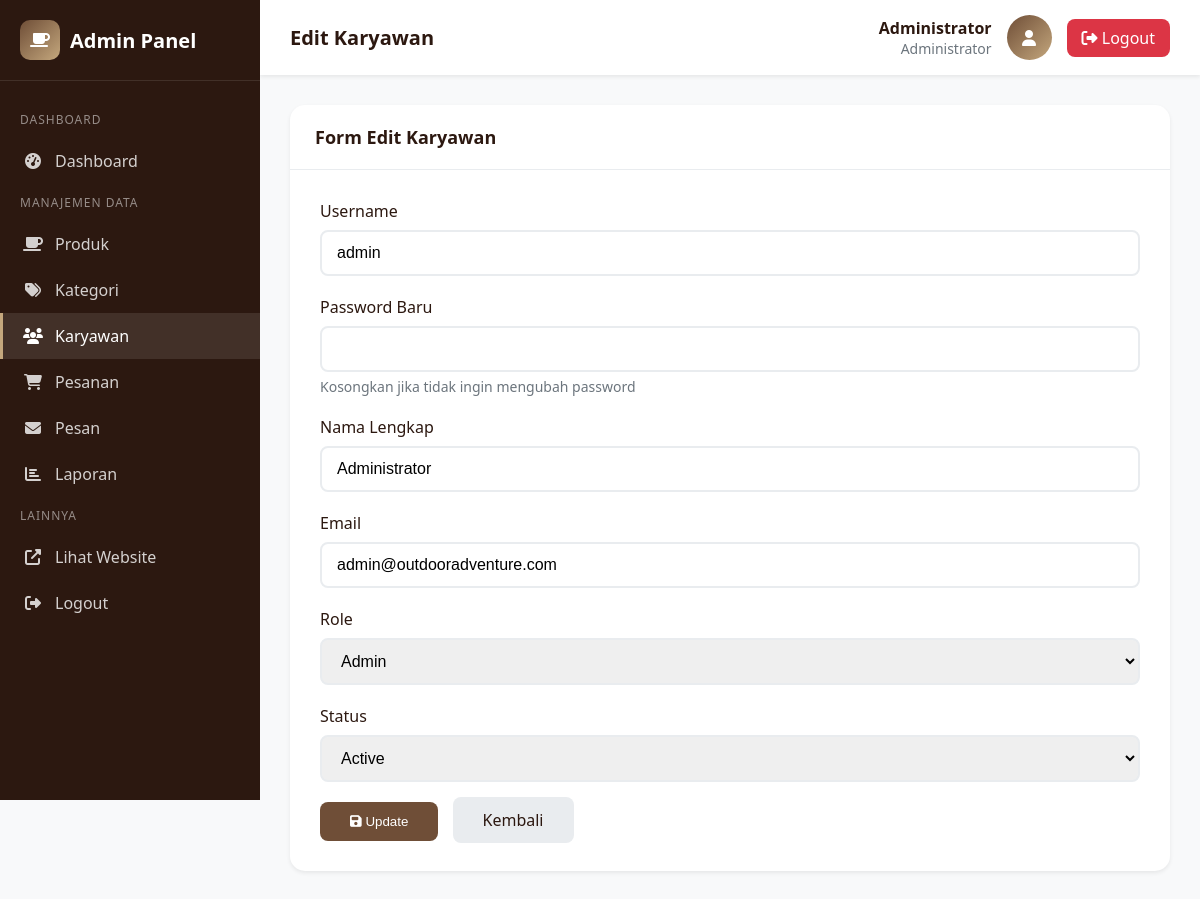
/admin/users/edit.php?id=1 (signed in), run on the app's committed database.
### tables this page shows
CREATE TABLE IF NOT EXISTS users (
    id INT PRIMARY KEY AUTO_INCREMENT,
    username VARCHAR(50) NOT NULL UNIQUE,
    password VARCHAR(255) NOT NULL,
    nama_lengkap VARCHAR(100) NOT NULL,
    email VARCHAR(100) NOT NULL,
    role ENUM('admin', 'kasir', 'pengelola') DEFAULT 'kasir',
    status ENUM('active', 'inactive') DEFAULT 'active',
    created_at TIMESTAMP DEFAULT CURRENT_TIMESTAMP
);

### config/functions.php (called while the page is built, shortened)
<?php
require_once 'database.php';
function getUserById($id)
{
    global $conn;
    $stmt = $conn->prepare("SELECT * FROM users WHERE id = ?");
    $stmt->bind_param("i", $id);
    $stmt->execute();
    return $stmt->get_result()->fetch_assoc();
}

### admin/users/edit.php (the view, shortened to what this page needs)
<?php
require_once '../../config/functions.php';
$id = isset($_GET['id']) ? (int)$_GET['id'] : 0;
$user = getUserById($id);
?>
<!DOCTYPE html>
<html lang="id">
<head>
    <link rel="stylesheet" href="https://cdnjs.cloudflare.com/ajax/libs/font-awesome/6.4.0/css/all.min.css">
</head>
<body>
    <aside class="sidebar">
        <div class="sidebar-brand">
            <div class="logo-icon"><i class="fas fa-coffee"></i></div>
            <span>Admin Panel</span>
        </div>
        <nav class="sidebar-menu">
            <div class="menu-section">Dashboard</div>
            <a href="../index.php" class="menu-item"><i class="fas fa-tachometer-alt"></i><span>Dashboard</span></a>
            <div class="menu-section">Manajemen Data</div>
            <a href="../products/index.php" class="menu-item"><i class="fas fa-coffee"></i><span>Produk</span></a>
            <a href="../categories/index.php" class="menu-item"><i class="fas fa-tags"></i><span>Kategori</span></a>
            <a href="index.php" class="menu-item active"><i class="fas fa-users"></i><span>Karyawan</span></a>
            <a href="../orders/index.php" class="menu-item"><i class="fas fa-shopping-cart"></i><span>Pesanan</span></a>
            <a href="../messages/index.php" class="menu-item"><i class="fas fa-envelope"></i><span>Pesan</span></a>
            <a href="../reports/index.php" class="menu-item"><i class="fas fa-chart-bar"></i><span>Laporan</span></a>
            <div class="menu-section">Lainnya</div>
            <a href="../../index.php" class="menu-item" target="_blank"><i class="fas fa-external-link-alt"></i><span>Lihat Website</span></a>
            <a href="../logout.php" class="menu-item"><i class="fas fa-sign-out-alt"></i><span>Logout</span></a>
        </nav>
    </aside>
    <main class="main-content">
        <header class="admin-header">
            <h1 class="header-title">Edit Karyawan</h1>
            <div class="header-user">
                <div class="user-info">
                    <div class="user-name"><?= $_SESSION['admin_nama'] ?></div>
                    <div class="user-role">Administrator</div>
                </div>
                <div class="user-avatar"><i class="fas fa-user"></i></div>
                <a href="../logout.php" class="btn-logout"><i class="fas fa-sign-out-alt"></i> Logout</a>
            </div>
        </header>
        <div class="content">
            <div class="card">
                <div class="card-header">
                    <h2 class="card-title">Form Edit Karyawan</h2>
                </div>
                <div class="card-body">
                    <form method="POST">
                        <div class="form-group">
                            <label for="username">Username</label>
                            <input type="text" id="username" name="username" value="<?= $user['username'] ?>" required>
                        </div>
                        <div class="form-group">
                            <label for="password">Password Baru</label>
                            <input type="password" id="password" name="password">
                            <p class="hint">Kosongkan jika tidak ingin mengubah password</p>
                        </div>
                        <div class="form-group">
                            <label for="nama_lengkap">Nama Lengkap</label>
                            <input type="text" id="nama_lengkap" name="nama_lengkap" value="<?= $user['nama_lengkap'] ?>" required>
                        </div>
                        <div class="form-group">
                            <label for="email">Email</label>
                            <input type="email" id="email" name="email" value="<?= $user['email'] ?>" required>
                        </div>
                        <div class="form-group">
                            <label for="role">Role</label>
                            <select id="role" name="role" required>
                                <option value="admin" <?= $user['role'] == 'admin' ? 'selected' : '' ?>>Admin</option>
                            </select>
                        </div>
                        <div class="form-group">
                            <label for="status">Status</label>
                            <select id="status" name="status" required>
                                <option value="active" <?= $user['status'] == 'active' ? 'selected' : '' ?>>Active</option>
                            </select>
                        </div>
                        <button type="submit" class="btn-submit"><i class="fas fa-save"></i> Update</button>
                        <a href="index.php" class="btn-back">Kembali</a>
                    </form>
                </div>
            </div>
        </div>
    </main>
</body>
</html>

### admin/users/edit.php (style rules this page uses)
:root { --primary: #6F4E37; --primary-dark: #5D4037; --secondary: #C4A77D; --dark: #2C1810; --white: #ffffff; --gray-100: #f8f9fa; --gray-200: #e9ecef; --gray-600: #6c757d; --danger: #dc3545; --shadow: 0 0.125rem 0.25rem rgba(0, 0, 0, 0.075); }
* { margin: 0; padding: 0; box-sizing: border-box; }
body { font-family: 'Segoe UI', sans-serif; background: var(--gray-100); min-height: 100vh; }
.sidebar { position: fixed; top: 0; left: 0; width: 260px; height: 100vh; background: var(--dark); color: var(--white); z-index: 100; }
.sidebar-brand { padding: 20px; display: flex; align-items: center; gap: 10px; border-bottom: 1px solid rgba(255,255,255,0.1); }
.sidebar-brand .logo-icon { width: 40px; height: 40px; background: linear-gradient(135deg, var(--primary), var(--secondary)); border-radius: 10px; display: flex; align-items: center; justify-content: center; }
.sidebar-brand span { font-size: 1.25rem; font-weight: 700; }
.sidebar-menu { padding: 20px 0; }
.menu-section { padding: 10px 20px; font-size: 0.75rem; text-transform: uppercase; color: rgba(255,255,255,0.5); letter-spacing: 1px; }
.menu-item { padding: 12px 20px; display: flex; align-items: center; gap: 12px; color: rgba(255,255,255,0.8); text-decoration: none; transition: all 0.3s; border-left: 3px solid transparent; }
.menu-item:hover, .menu-item.active { background: rgba(255,255,255,0.1); color: var(--white); border-left-color: var(--secondary); }
.menu-item i { width: 20px; text-align: center; }
.main-content { margin-left: 260px; min-height: 100vh; }
.admin-header { background: var(--white); padding: 15px 30px; display: flex; justify-content: space-between; align-items: center; box-shadow: var(--shadow); position: sticky; top: 0; z-index: 50; }
.header-title { font-size: 1.25rem; font-weight: 600; color: var(--dark); }
.header-user { display: flex; align-items: center; gap: 15px; }
.user-info { text-align: right; }
.user-name { font-weight: 600; color: var(--dark); }
.user-role { font-size: 0.875rem; color: var(--gray-600); }
.user-avatar { width: 45px; height: 45px; background: linear-gradient(135deg, var(--primary), var(--secondary)); border-radius: 50%; display: flex; align-items: center; justify-content: center; color: var(--white); }
.btn-logout { padding: 8px 15px; background: var(--danger); color: var(--white); border: none; border-radius: 8px; cursor: pointer; text-decoration: none; }
.content { padding: 30px; }
.card { background: var(--white); border-radius: 15px; box-shadow: var(--shadow); overflow: hidden; }
.card-header { padding: 20px 25px; border-bottom: 1px solid var(--gray-200); }
.card-title { font-size: 1.125rem; font-weight: 600; color: var(--dark); }
.card-body { padding: 30px; }
.form-group { margin-bottom: 20px; }
.form-group label { display: block; margin-bottom: 8px; font-weight: 500; color: var(--dark); }
.form-group input, .form-group select { width: 100%; padding: 12px 15px; border: 2px solid var(--gray-200); border-radius: 8px; font-size: 1rem; }
.form-group .hint { font-size: 0.875rem; color: var(--gray-600); margin-top: 5px; }
.btn-submit { padding: 12px 30px; background: var(--primary); color: var(--white); border: none; border-radius: 8px; font-weight: 500; cursor: pointer; }
.btn-back { padding: 12px 30px; background: var(--gray-200); color: var(--dark); border: none; border-radius: 8px; font-weight: 500; cursor: pointer; text-decoration: none; margin-left: 10px; }

### data on the page
users: username "admin", nama_lengkap "Administrator", email "admin@outdooradventure.com", role "Admin", status "Active"

### other printed values
$_SESSION['admin_nama'] "Administrator"
